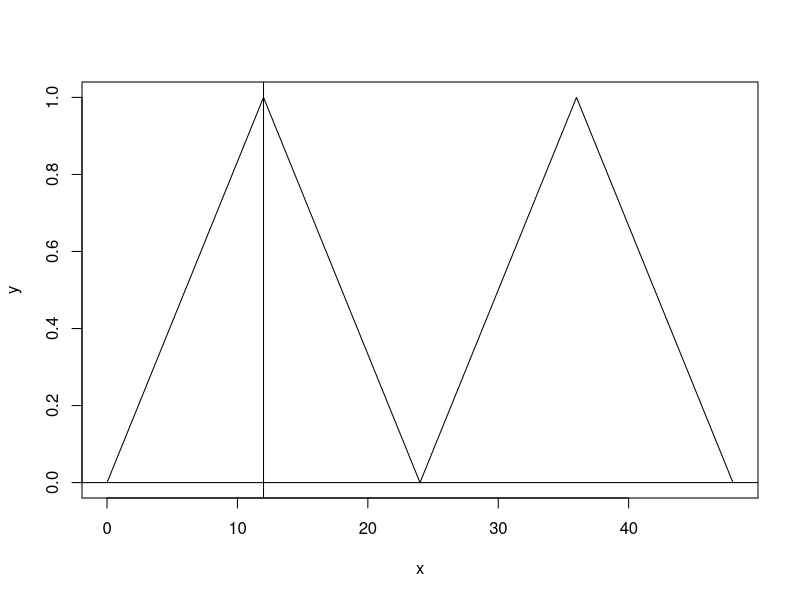

Source code (R):
x <- seq(0,48,1)
#y <- cos(2*pi*x/12) + rnorm(length(x),0,10)
a <- 12
s <- 12
p <- 24

#y <- (-1/asymmetry)*((x - phase_shift) %% phase + 1)*(((x - phase_shift) %% phase) < asymmetry) + ((1/(phase - asymmetry))*((x %% phase) - phase_shift) - (asymmetry/(phase - asymmetry)))*(((x %% phase) - phase_shift) > (asymmetry))
#y <- (-1/a * x + 1)*(x < a) + (1/(p-a) * x - (a/(p-a)))*(x > a)
y <- (-1/a * (x-s) %% p + 1)*((x-s) %% p < a) + (1/(p-a) * (x-s) %% p - (a/(p-a)))*((x-s) %% p > a)

#y <- cos(2*pi*(x - phase_shift)/(2*asymmetry)) * ((x - phase_shift) <= asymmetry) + 
  #cos(2*pi*(x - phase_shift - phase)/(2*(phase - asymmetry))) * ((x - phase_shift) > asymmetry) + 
  #rnorm(length(x), 0, 0)

x <- seq(0,48,1) 
plot(x, y, type = "l")
abline(v = a)
abline(h = 0)